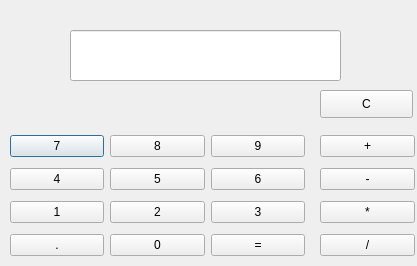
<?xml version="1.0" encoding="UTF-8"?>
<ui version="4.0">
 <class>Calculadora</class>
 <widget class="QDialog" name="Calculadora">
  <property name="geometry">
   <rect>
    <x>0</x>
    <y>0</y>
    <width>417</width>
    <height>266</height>
   </rect>
  </property>
  <property name="minimumSize">
   <size>
    <width>417</width>
    <height>266</height>
   </size>
  </property>
  <property name="maximumSize">
   <size>
    <width>417</width>
    <height>266</height>
   </size>
  </property>
  <property name="windowTitle">
   <string>Calculadora</string>
  </property>
  <widget class="QLineEdit" name="Resultado">
   <property name="geometry">
    <rect>
     <x>70</x>
     <y>30</y>
     <width>271</width>
     <height>51</height>
    </rect>
   </property>
   <property name="text">
    <string/>
   </property>
   <property name="readOnly">
    <bool>true</bool>
   </property>
   <property name="clearButtonEnabled">
    <bool>false</bool>
   </property>
  </widget>
  <widget class="QWidget" name="layoutWidget">
   <property name="geometry">
    <rect>
     <x>10</x>
     <y>130</y>
     <width>295</width>
     <height>135</height>
    </rect>
   </property>
   <layout class="QGridLayout" name="gridLayout">
    <item row="0" column="0">
     <widget class="QPushButton" name="Seven">
      <property name="text">
       <string>7</string>
      </property>
      <attribute name="buttonGroup">
       <string notr="true">Numbers</string>
      </attribute>
     </widget>
    </item>
    <item row="1" column="0">
     <widget class="QPushButton" name="Four">
      <property name="text">
       <string>4</string>
      </property>
      <attribute name="buttonGroup">
       <string notr="true">Numbers</string>
      </attribute>
     </widget>
    </item>
    <item row="1" column="1">
     <widget class="QPushButton" name="Five">
      <property name="text">
       <string>5</string>
      </property>
      <attribute name="buttonGroup">
       <string notr="true">Numbers</string>
      </attribute>
     </widget>
    </item>
    <item row="0" column="1">
     <widget class="QPushButton" name="Eight">
      <property name="text">
       <string>8</string>
      </property>
      <attribute name="buttonGroup">
       <string notr="true">Numbers</string>
      </attribute>
     </widget>
    </item>
    <item row="0" column="2">
     <widget class="QPushButton" name="Nine">
      <property name="text">
       <string>9</string>
      </property>
      <attribute name="buttonGroup">
       <string notr="true">Numbers</string>
      </attribute>
     </widget>
    </item>
    <item row="1" column="2">
     <widget class="QPushButton" name="Six">
      <property name="text">
       <string>6</string>
      </property>
      <attribute name="buttonGroup">
       <string notr="true">Numbers</string>
      </attribute>
     </widget>
    </item>
    <item row="2" column="2">
     <widget class="QPushButton" name="Three">
      <property name="text">
       <string>3</string>
      </property>
      <attribute name="buttonGroup">
       <string notr="true">Numbers</string>
      </attribute>
     </widget>
    </item>
    <item row="3" column="1">
     <widget class="QPushButton" name="Zero">
      <property name="text">
       <string>0</string>
      </property>
      <attribute name="buttonGroup">
       <string notr="true">Numbers</string>
      </attribute>
     </widget>
    </item>
    <item row="2" column="0">
     <widget class="QPushButton" name="One">
      <property name="text">
       <string>1</string>
      </property>
      <attribute name="buttonGroup">
       <string notr="true">Numbers</string>
      </attribute>
     </widget>
    </item>
    <item row="2" column="1">
     <widget class="QPushButton" name="Two">
      <property name="text">
       <string>2</string>
      </property>
      <attribute name="buttonGroup">
       <string notr="true">Numbers</string>
      </attribute>
     </widget>
    </item>
    <item row="3" column="2">
     <widget class="QPushButton" name="Equal">
      <property name="text">
       <string>=</string>
      </property>
     </widget>
    </item>
    <item row="3" column="0">
     <widget class="QPushButton" name="period">
      <property name="text">
       <string>.</string>
      </property>
      <attribute name="buttonGroup">
       <string notr="true">Operations</string>
      </attribute>
     </widget>
    </item>
   </layout>
  </widget>
  <widget class="QWidget" name="layoutWidget">
   <property name="geometry">
    <rect>
     <x>320</x>
     <y>130</y>
     <width>95</width>
     <height>135</height>
    </rect>
   </property>
   <layout class="QVBoxLayout" name="verticalLayout">
    <item>
     <widget class="QPushButton" name="Plus">
      <property name="text">
       <string>+</string>
      </property>
      <attribute name="buttonGroup">
       <string notr="true">Operations</string>
      </attribute>
     </widget>
    </item>
    <item>
     <widget class="QPushButton" name="Minus">
      <property name="text">
       <string>-</string>
      </property>
      <attribute name="buttonGroup">
       <string notr="true">Operations</string>
      </attribute>
     </widget>
    </item>
    <item>
     <widget class="QPushButton" name="Multiply">
      <property name="text">
       <string>*</string>
      </property>
      <attribute name="buttonGroup">
       <string notr="true">Operations</string>
      </attribute>
     </widget>
    </item>
    <item>
     <widget class="QPushButton" name="Divide">
      <property name="text">
       <string>/</string>
      </property>
      <attribute name="buttonGroup">
       <string notr="true">Operations</string>
      </attribute>
     </widget>
    </item>
   </layout>
  </widget>
  <widget class="QPushButton" name="Clear">
   <property name="geometry">
    <rect>
     <x>320</x>
     <y>90</y>
     <width>93</width>
     <height>28</height>
    </rect>
   </property>
   <property name="text">
    <string>C</string>
   </property>
  </widget>
 </widget>
 <resources/>
 <connections/>
 <buttongroups>
  <buttongroup name="Operations"/>
  <buttongroup name="Numbers"/>
 </buttongroups>
</ui>
